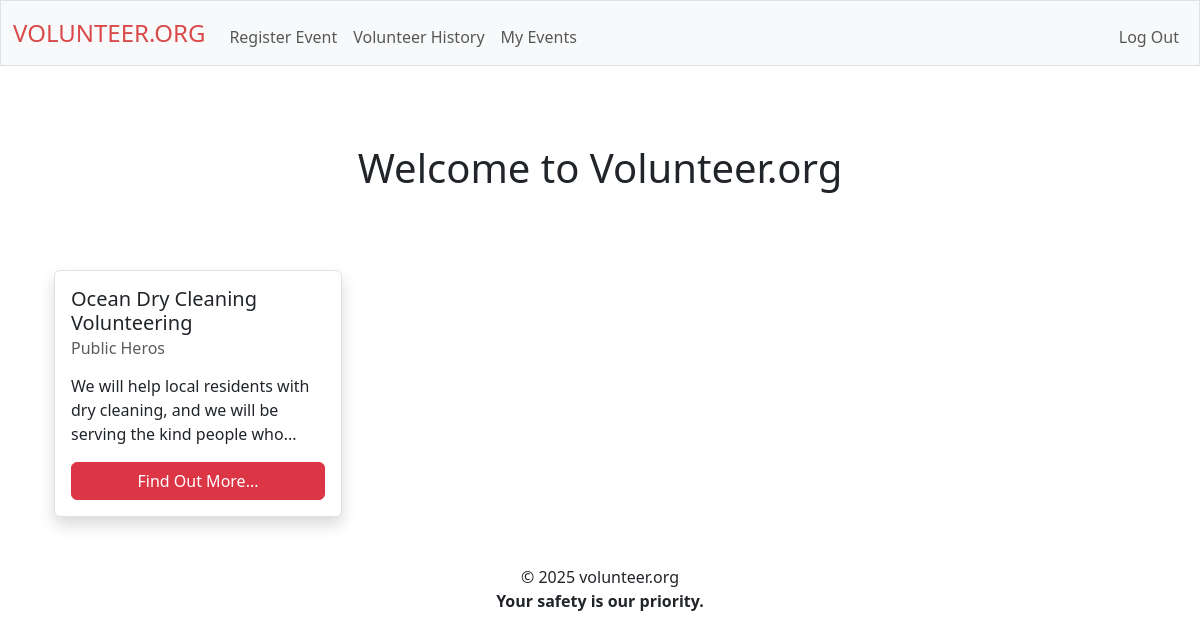
Page / (signed in) on the earlier database version.
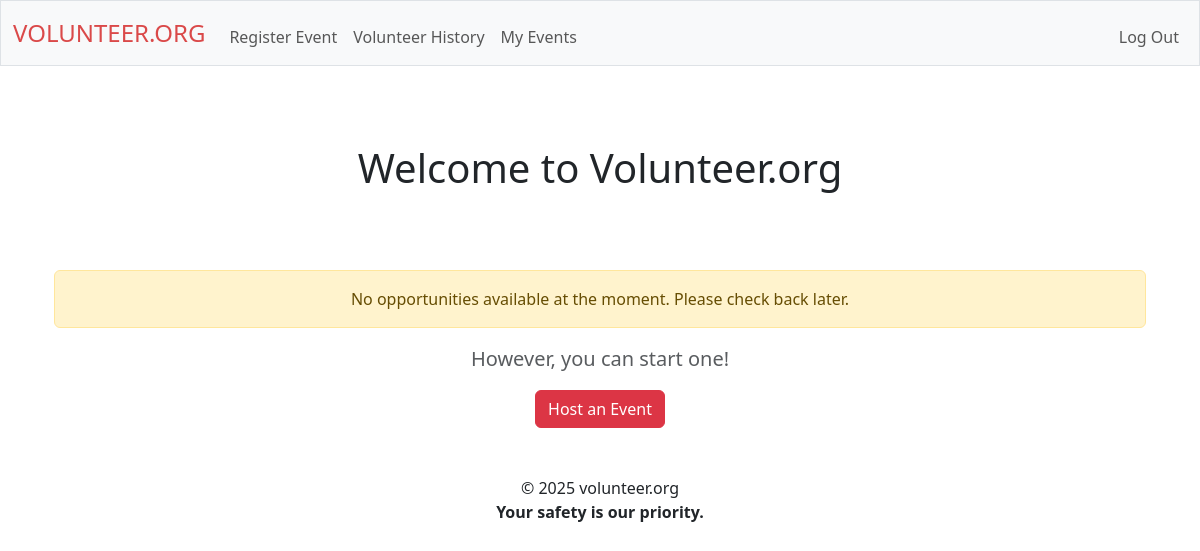
Same page on the later database version.
### tables this page shows
CREATE TABLE application_for_review (
    id INTEGER PRIMARY KEY,
    name_organizer TEXT NOT NULL,
    email_organizer TEXT NOT NULL,
    city_organizer TEXT NOT NULL,
    state_organizer TEXT NOT NULL,
    zip_organizer TEXT NOT NULL,

    organization_name TEXT NOT NULL,
    organization_email TEXT NOT NULL,

    activity_age TEXT NOT NULL,
    activity_city TEXT NOT NULL,
    activity_state TEXT NOT NULL,
    activity_zip TEXT NOT NULL,

    max_people INT NOT NULL,

    date_start TIMESTAMP NOT NULL,
    date_end TIMESTAMP NOT NULL,
    date_reg_deadline TIMESTAMP NOT NULL,

    activity_name TEXT NOT NULL,
    description TEXT NOT NULL,

account_id INTEGER NOT NULL,
account_name TEXT NOT NULL,
account_email TEXT NOT NULL,
account_user_age INTEGER NOT NULL,
account_username TEXT NOT NULL
);

### app.py (the view)
@app.route("/")
def index():
    if "user_id" not in session:
        return redirect("/login")
    options = []
    now = datetime.now()
    formatted_date = now.strftime("%Y-%m-%dT%H:%M")
    approved_applications = db.execute("SELECT * FROM application_for_review WHERE id IN (SELECT application_id FROM applications_approved) AND date_reg_deadline > ?", (formatted_date,)).fetchall()
    for application in approved_applications:
        options.append([
            application[16],
            application[6],
            textwrap.shorten(application[17], 94, placeholder="..."),
            application[0]
        ])
    return render_template("index.html", options=options)

### app.py (called while the page is built)
@app.after_request
def after_request(response):
    response.headers["Cache-Control"] = "no-cache, no-store, must-revalidate"
    response.headers["Expires"] = 0
    response.headers["Pragma"] = "no-cache"
    return response

### templates/index.html (shortened to what this page needs)
{% extends "layout.html" %} {% block title %} Home {% endblock %} {% block main
%}
<div class="contain">
  <div class="container text-center">
    <h1 class="title-main mb-5">Welcome to Volunteer.org</h1>
    <div class="row g-4">
      {% if options|length == 0 %}
      <div class="col-12">
        <div class="alert alert-warning" role="alert">
          No opportunities available at the moment. Please check back later.
        </div>
        <p class="lead text-muted">However, you can start one!</p>
          <a href="/register-event" class="btn btn-danger">Host an Event</a>
      </div>
      {% endif %}
      {% for option in options %}
      <div class="col-md-6 col-lg-4">
        <div class="card info-card shadow border h-100" style="width: 18rem">
          <div class="card-body d-flex flex-column">
            <h5 class="card-title">{{ option[0] }}</h5>
            <h6 class="card-subtitle mb-3 text-body-secondary">
              {{ option[1] }}
            </h6>
            <p class="card-text p-description flex-grow-1">{{ option[2] }}</p>
            <button
              onclick="findMore('{{ option[3] }}')"
              class="btn btn-danger mt-auto"
            >
              Find Out More...
            </button>
          </div>
        </div>
      </div>
      {% endfor %}
    </div>
  </div>
</div>
{% endblock %}

Differences in the rows shown:
removed application_for_review: activity_name "Ocean Dry Cleaning Volunteering", organization_name "Public Heros", option "We will help local residents with dry cleaning, and we will be serving the kind people who..."
Other differences:
text now shown: "No opportunities available at the moment. Please check back later. However, you can start one! Host an Event"
